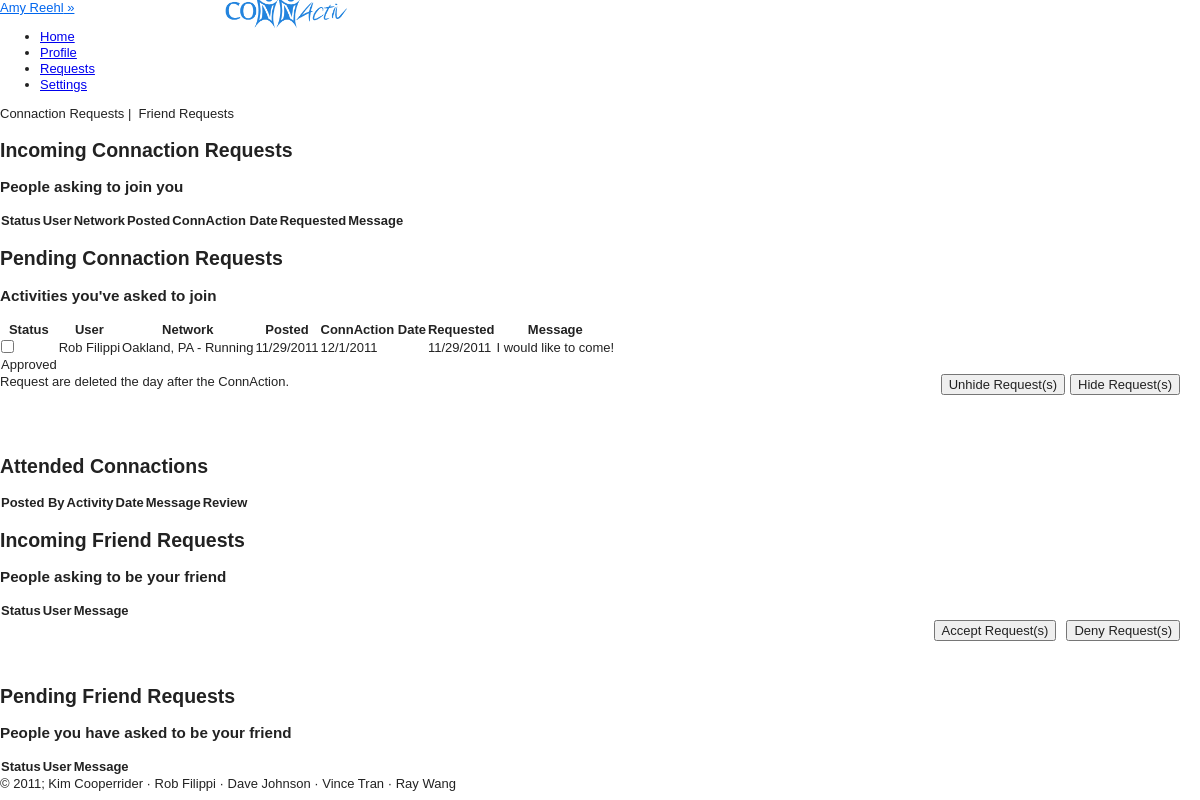
The app's page /views/requests.php (signed in) with its own data.
### tables this page shows
CREATE TABLE IF NOT EXISTS `users` (
  `USER_ID` int(11) NOT NULL AUTO_INCREMENT,
  `PASSWORD` varchar(100) NOT NULL,
  `FIRST_NAME` char(20) DEFAULT NULL,
  `LAST_NAME` char(20) DEFAULT NULL,
  `STREET` varchar(25) DEFAULT NULL,
  `CITY` char(20) DEFAULT NULL,
  `STATE` char(2) DEFAULT NULL,
  `ZIP` int(11) DEFAULT NULL,
  `PHONE` char(12) DEFAULT NULL,
  `INTERESTS` varchar(4000) DEFAULT NULL,
  `PROFILE_PIC` varchar(45) NOT NULL DEFAULT '../public/images/avatar.png',
  `EMAIL` varchar(25) DEFAULT NULL,
  `DOB` date DEFAULT NULL,
  `GENDER` char(1) DEFAULT NULL,
  PRIMARY KEY (`USER_ID`)
);

CREATE TABLE IF NOT EXISTS `connaction_requests` (
  `FROM_USER` int(11) NOT NULL,
  `TO_USER` int(11) NOT NULL,
  `CONNACTION_ID` int(11) NOT NULL,
  `MESSAGE` varchar(4000) DEFAULT NULL,
  `APPROVED` int(11) DEFAULT '-1',
  `DATE` timestamp NOT NULL DEFAULT CURRENT_TIMESTAMP,
  `HIDDEN_FOR_FROM` int(1) NOT NULL DEFAULT '0',
  `HIDDEN_FOR_TO` int(1) NOT NULL DEFAULT '0',
  PRIMARY KEY (`FROM_USER`,`CONNACTION_ID`)
);

CREATE TABLE IF NOT EXISTS `networks` (
  `NETWORK_ID` int(11) NOT NULL AUTO_INCREMENT,
  `AREA` varchar(25) NOT NULL,
  `STATE` varchar(2) NOT NULL,
  PRIMARY KEY (`NETWORK_ID`)
);

CREATE TABLE IF NOT EXISTS `activities` (
  `ACTIVITY_ID` int(11) NOT NULL AUTO_INCREMENT,
  `ACTIVITY_NAME` varchar(20) NOT NULL,
  PRIMARY KEY (`ACTIVITY_ID`)
);

CREATE TABLE IF NOT EXISTS `connactions` (
  `CONNACTION_ID` int(11) NOT NULL AUTO_INCREMENT,
  `POST_TIME` date NOT NULL,
  `USER_ID` int(11) NOT NULL,
  `LOCATION` varchar(255) NOT NULL,
  `START_TIME` datetime DEFAULT NULL,
  `MESSAGE` varchar(4000) DEFAULT NULL,
  `END_TIME` datetime DEFAULT NULL,
  `UNIQUE_NETWORK_ID` int(11) NOT NULL,
  `IS_PRIVATE` int(11) DEFAULT '0',
  PRIMARY KEY (`CONNACTION_ID`)
);

### views/config.php (called while the page is built, shortened)
<?php
include("functions_connactions.php");
include("functions_networks.php");
include("functions_join_requests.php");
	function cookieExists(){
		if(isset($_COOKIE['ID_my_site']))
			return TRUE;
		else
			return FALSE;
	}
	function validCookie(){
		$username = $_COOKIE['ID_my_site'];
		$pass = $_COOKIE['Key_my_site'];
		$info = getDatabaseInfo("users", "email", $username);
			if ($pass != $info['PASSWORD']) {
				return FALSE;
			}
			else{
				return TRUE;
 			}
	}
	function getDatabaseInfo($table, $attribute, $value){
		$check = getResourceIDs($table, $attribute, $value);
		return mysql_fetch_array($check);
	}
	function getResourceIDs($table, $attribute, $value){
		$check = mysql_query("SELECT * FROM $table WHERE $attribute = '$value'")or die(mysql_error());
		return $check;
	}
	function getName(){
		if(cookieExists())
		{
			if (validCookie()) {
				$username = $_COOKIE['ID_my_site'];
				$info = getDatabaseInfo("users", "email", $username);
				return $info['FIRST_NAME'] . " " . $info['LAST_NAME'];
			}
		}
	}
	function getUserID(){
		if(cookieExists())
		{
			if (validCookie()) {
				$username = $_COOKIE['ID_my_site'];
				$info = getDatabaseInfo("users", "email", $username);
				return $info['USER_ID'];
			}
		}
	}
	function getUserName($userID){
		$info = getDatabaseInfo("users", "user_id", $userID);
		return $info['FIRST_NAME'] . " " . $info['LAST_NAME'];
	}
?>

### views/functions_join_requests.php (called while the page is built, shortened)
<?
function getPendingRequests($userID){
	$pendingRequests = array();
	$result = mysql_query("SELECT * FROM connaction_requests WHERE from_user = '$userID' ")or die(mysql_error());
	while($info = mysql_fetch_array($result)){
		$pendingRequests[] = $info;
	}
	return $pendingRequests;
}
?>

### views/functions_connactions.php (called while the page is built, shortened)
<?
	function getConnactionActivity($connactionID){
		$activityID = getDatabaseInfo("connactions", "connaction_id", $connactionID);
		$act = getDatabaseInfo("unique_networks", "unique_network_id", $activityID['UNIQUE_NETWORK_ID']);
		$activity = getDatabaseInfo("activities", "activity_id", $act['ACTIVITY_ID']);
		$activityName = $activity['ACTIVITY_NAME'];
		return $activityName;
	}
	function getConnactionNetwork($connactionID){
		$networkID = getDatabaseInfo("connactions", "connaction_id", $connactionID);
		$net = getDatabaseInfo("unique_networks", "unique_network_id", $networkID['UNIQUE_NETWORK_ID']);
		$network = getDatabaseInfo("networks", "network_id", $net['NETWORK_ID']);
		$networkName = $network['AREA'] .", ". $network['STATE'];
		return $networkName;
	}
	function getConnactionUniqueNetwork($connID){
		$act = getConnactionActivity($connID);
		$net = getConnactionNetwork($connID);
		$whole = $net ." - " . $act;
		return $whole;
	}
	function getConnactionDate($connactionID, $argument){
		$dateID = getDatabaseInfo("connactions", "connaction_id", $connactionID);
		$date = $dateID[$argument.'_TIME'];
		$dateParsed = date_parse($date);
		$newDate = $dateParsed["month"].'/'.$dateParsed["day"].'/'.$dateParsed["year"];
		return $newDate;
	}
?>

### views/requests.php (the view, shortened to what this page needs)
<?php
	include("header.php");
			?>
	<div class="page">
	<div class="pageViewer">
		<span class="clickable active green" id="connactions">Connaction Requests</span>&nbsp;|&nbsp;
		<span class="clickable green" id="friendReqs">Friend Requests</span>
	</div>
	<div class="requestType" id="view_connactions">
		<h2>Incoming Connaction Requests</h2>
		<h3>People asking to join you</h3>
			<form id="unsubNetworksForm" method="post" action="<?php echo $_SERVER['PHP_SELF']?>">
			<table id="incoming" class="requests regular_table">
			<thead class="reqHeader">
				<tr>
					<th>Status</th>
					<th>User</th>
					<th>Network</th>
					<th>Posted</th>
					<th>ConnAction Date</th>
					<th>Requested</th>
					<th>Message</th>
				</tr>
			</thead>
			</table>
		<h2>Pending Connaction Requests</h2>
		<h3>Activities you've asked to join</h3>
			<table id="pending" class="requests regular_table">
			<thead class="reqHeader">
				<tr>
					<th>Status</th>
					<th>User</th>
					<th>Network</th>
					<th>Posted</th>
					<th>ConnAction Date</th>
					<th>Requested</th>
					<th>Message</th>
				</tr>
			</thead>
			<tbody>
				<?php
					$pendingRequests = getPendingRequests(getUserID());
						foreach($pendingRequests as $incoming){
							$fromUser = $incoming[0];
							$toUser = $incoming[1];
							$connactionID = $incoming[2];
							$message = $incoming[3];
							$approved = $incoming[4];
							$date = date_parse($incoming[5]);
							$hidden = $incoming[6];
							$requestID = $fromUser." ".$connactionID;
							if($hidden == 0){?>
								<tr>
									<td>
										<?php
											if($approved == -1){
												echo "Pending";
											}
											else if($approved == 1){
												echo "<input type='checkbox' value='".$requestID."' name='requestIDPen[]' /> <br/>";
												echo "Approved";
											}
											else{
												echo "<input type='checkbox' value='".$requestID."' name='requestIDPen[]' /> <br/>";
												echo "Denied";
											}
										?>
									</td>
									<td><?php echo getUserName($toUser); ?></td>
									<td><?php echo getConnactionUniqueNetwork($connactionID); ?></td>
									<td><?php echo getConnactionDate($connactionID, "POST"); ?></td>
									<td><?php echo getConnactionDate($connactionID, "START"); ?></td>
									<td><?php echo $date["month"].'/'.$date["day"].'/'.$date["year"]; ?></td>
									<td><?php echo $message; ?></td>
								</tr>
						<?php }
						}
				?>
			</tbody>
			</table>
			<? if ($pendingRequests) { ?>
			<div class="below_table">
				<span style="clear:both;" class="below_table">Request are deleted the day after the ConnAction.</span>
				<input style="float:right; margin-left:5px; margin-right:20px" type="submit" name="hide" value="Hide Request(s)"/>
				<input style="float:right;" type="submit" name="unhide" value="Unhide Request(s)"/>
			</div>
			<br/><br/><br/>
			<? } ?>
		<h2>Attended Connactions</h2>
		<table id="past" class="requests regular_table">
			<thead class="reqHeader">
				<tr>
					<th>Posted By</th>
					<th>Activity</th>
					<th>Date</th>
					<th>Message</th>
					<th>Review</th>
				</tr>
			</thead>
			</table>
			</div>
			<div class="requestType" id="view_friendReqs">
			<h2>Incoming Friend Requests</h2>
		<h3>People asking to be your friend</h3>
			<form id="incFriendReqForm" method="post" action="<?php echo $_SERVER['PHP_SELF']?>">
			<table id="incomingFR" class="requests regular_table">
			<thead class="reqHeader">
				<tr>
					<th>Status</th>
					<th>User</th>
					<th>Message</th>
				</tr>
			</thead>
			</table>
			<div class="below_table">
				<input style="float:right; margin-left:10px; margin-right:20px" type="submit" name="deny" value="Deny Request(s)"/>
				<input style="float:right;" type="submit" name="accept" value="Accept Request(s)"/>
			</div>
			</form>
			<br/><br/><br/>
			<h2>Pending Friend Requests</h2>
			<h3>People you have asked to be your friend</h3>
			<table id="pendingFR" class="requests regular_table">
			<thead class="reqHeader">
				<tr>
					<th>Status</th>
					<th>User</th>
					<th>Message</th>
				</tr>
			</thead>
			</table>
			</div>
		</div>
			<?
 		include('footer.php');
?>

### views/header.php (shortened to what this page needs)
<? include_once("config.php"); ?>
<!DOCTYPE HTML>
<html>
<head>
<link type="text/css" rel="stylesheet" href="../styles/defaults.css"/>
<link type="text/css" rel="stylesheet/less" href="../styles/style.less"/>
<link type="text/css" rel="stylesheet/less" href="../styles/posts.less"/>
<link type="text/css" rel="stylesheet/less" href="../styles/sidebar.less"/>
<link type="text/css" rel="stylesheet" href="../styles/demo_table.css"/>
<link type="text/css" rel="stylesheet" href="../styles/validationEngine.jquery.css" />
<link type="text/css" rel="stylesheet" href="../styles/jquery.fancybox-1.3.4.css" />
</head>
<body>
<div id="container">
	<header>
	<a id="user_login" href="#"><? echo getName(); ?>&nbsp;&raquo;</a>
	<span style=" position: absolute; left: 220px">
		<img height="40" style="margin-top: -10px;" src="../public/images/logo.png"/>
	</span>
			<span id="top-nav">
				<ul id="nav">
					<li class="headerlink" id="link_home"><a class="top_links" id="home" href="home.php">Home</a></li>
					<li class="headerlink" id="link_profile"><a class="top_links" id="profile" href="profile.php">Profile</a></li>
					<li class="headerlink" id="link_requests"><a class="top_links" id="requests" href="requests.php">Requests</a></li>
					<li class="headerlink" id="link_settings"><a class="top_links" id="settings" href="settings.php">Settings</a></li>
				</ul>
			</span>
	</header>
	<div id="content">

### styles/defaults.css (style rules this page uses)
article, aside, details, figcaption, figure, footer, header, hgroup, nav, section { display: block; }
html { font-size: 100%; overflow-y: scroll; -webkit-text-size-adjust: 100%; -ms-text-size-adjust: 100%; }
body { margin: 0; font-size: 13px; line-height: 1.231; }
body, button, input, select, textarea { font-family: sans-serif; color: #222; }
a { color: #00e; }
ul, ol { margin: 1em 0; padding: 0 0 0 40px; }
img { border: 0; -ms-interpolation-mode: bicubic; vertical-align: middle; }
form { margin: 0; }
button, input, select, textarea { font-size: 100%; margin: 0; vertical-align: baseline; *vertical-align: middle; }
button, input { line-height: normal; *overflow: visible; }
table button, table input { *overflow: auto; }
button, input[type="button"], input[type="reset"], input[type="submit"] { cursor: pointer; -webkit-appearance: button; }
input[type="checkbox"], input[type="radio"] { box-sizing: border-box; }
table { border-collapse: collapse; border-spacing: 0; }
td { vertical-align: top; }

### records on screen
users: getName() "Amy Reehl"
connaction_requests: TO_USER.LAST_NAME "Rob Filippi", CONNACTION_ID.ACTIVITY_NAME "Oakland, PA - Running", getConnactionDate($connactionID, "POST") "11/29/2011", getConnactionDate($connactionID, "START") "12/1/2011", TO_USER "11", day "29", year "2011", MESSAGE "I would like to come!"
